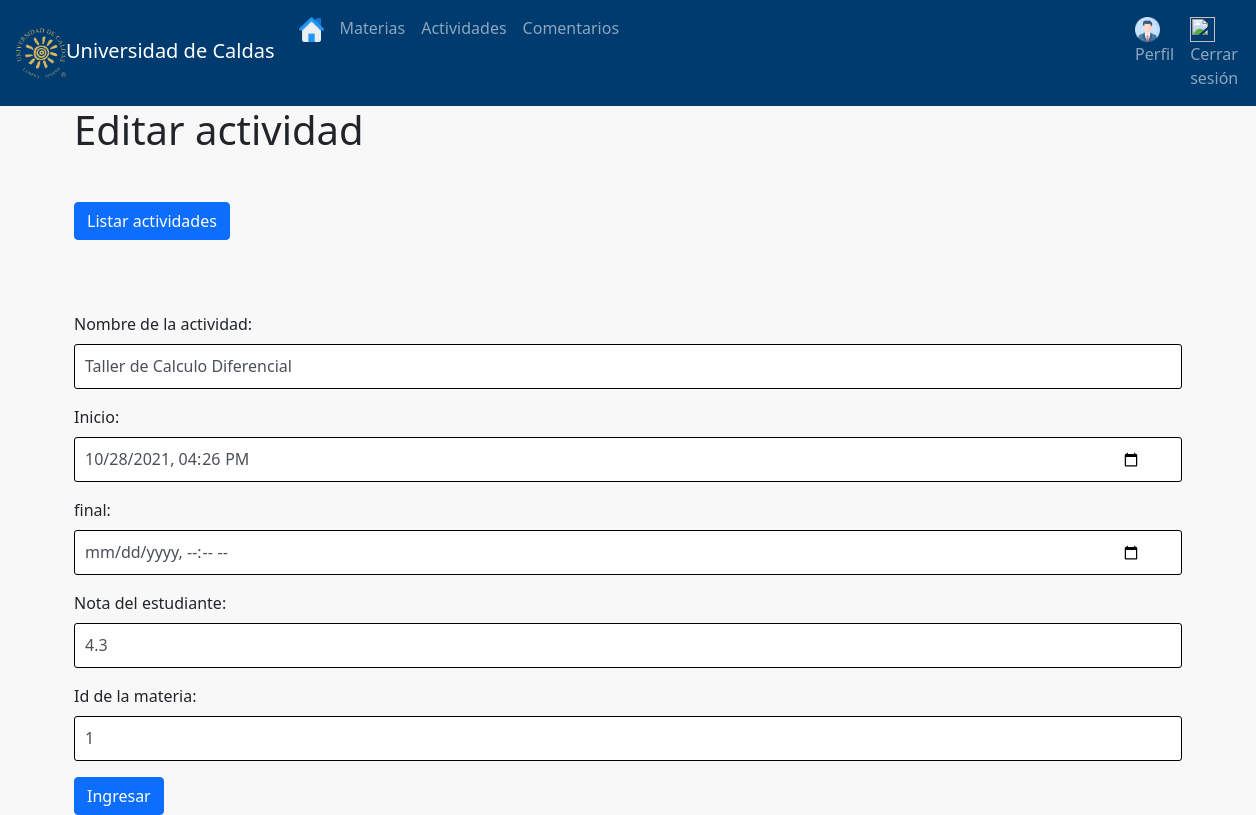
The page /edit/1 (signed in) on the database its author committed.
### tables this page shows
CREATE TABLE Actividad (actiId INTEGER PRIMARY KEY AUTOINCREMENT NOT NULL, actiDescripcion TEXT NOT NULL, actiFechaInicio DATETIME NOT NULL, actiFechaFin DATETIME NOT NULL, actiNota DOUBLE NOT NULL, idMateria INTEGER REFERENCES Materia (mateId) ON DELETE NO ACTION ON UPDATE NO ACTION NOT NULL);

### app.py (the view)
@app.route('/edit/<id>')
def get_user_by_id(id):
    if 'UserLogin' in session:
        UserSession = session['UserLogin']
        resultSet = db.get_user_db(UserSession)
        if len(resultSet) > 0:
            admin = 'Administrador'
            doc = 'Docente'
            estu = 'Estudiante'
            if admin == resultSet[6]:
                data = db.get_actividad(id)
                return render_template('editarActividad.html',  contact=data[0])
            elif doc == resultSet[6]:
                data = db.get_actividad(id)
                return render_template('editarActividad.html',  contact=data[0])
            elif estu == resultSet[6]:
                return redirect('/home')
            else:
                return render_template('/login.html')
        else:
            return render_template('/login.html')
    else:
        return redirect('/')

### db.py (called while the page is built)
def get_db():
    try:
        conn = sqlite3.connect(dbName)
        print('Conectada a BDD')
        return conn
    except Error:
        print(Error)

def get_user_db(userid):
    conn= get_db()
    cursor= conn.execute("select * from Usuarios where username='"+userid+"';")
    resultSet= cursor.fetchone()
    close_db(conn)
    return resultSet

def get_actividad(id):
  conn = get_db()
  cursor = conn.execute("SELECT * FROM  Actividad WHERE actiId = {}".format(id))
  resultados = list(cursor.fetchall())
  conn.close()
  return resultados

### templates/editarActividad.html (shortened to what this page needs)
{% extends 'layout.html' %}
{% block body %}
  <div class="container">
    <h1 class="mb-5">Editar actividad</h1>
    <a href="/listar_actividades" class="btn btn-primary mb-5"> Listar actividades </a>
    <br>
    <br>
    <form action="/update/{{ contact.0 }}" method="POST">
      <div class="mb-3">
        <label for="descrip" class="form-label">Nombre de la actividad:</label>
        <input type="text" class="form-control js-nombre" id="descrip" title="Ingrese la descripción de la actividad" name="descripcion" value="{{ contact.1 }}">
      </div>
      <div class="mb-3">
        <label for="fecha_i" class="form-label">Inicio:</label>
        <input type="datetime-local" class="form-control js-nombre" id="fecha_i" title="Ingrese la fecha de inicio de actividad" name="fecha_inicio" value="{{ contact.2 }}">
      </div>
      <div class="mb-3">
        <label for="fecha_f" class="form-label">final:</label>
        <input type="datetime-local" class="form-control js-nombre" id="fecha_f" title="Ingrese la fecha final de actividad" name="fecha_final" value="{{ contact.3 }}">
      </div>
      <div class="mb-3">
        <label for="notas" class="form-label">Nota del estudiante:</label>
        <input type="text" class="form-control js-nombre" id="notas" title="Ingrese un nombre completo" name="nota" value="{{ contact.4 }}">
      </div>
      <div class="mb-3">
        <label for="profesor" class="form-label">Id de la materia:</label>
        <input type="text" class="form-control js-nombre" id="profesor" title="Ingrese un nombre completo" name="id_materia" value="{{ contact.5 }}">
      </div>
      <input type="submit" class="btn btn-primary" value="Ingresar">
    </form>
  </div>
{% endblock %}

### static/css/app.css (style rules this page uses)
body { background: #f8f8f8; }

### static/css/index.css (style rules this page uses)
* { box-sizing: border-box; }
.form-control { width: 100%; border: 1px solid black; border-radius: 3px; height: 45px; line-height: 45px; padding: 0 40px 0 10px; transition: .3s ease all; }

### rows shown on the page
Actividad: descripcion "Taller de Calculo Diferencial", fecha_inicio "10/28/2021 16:26", nota "4.3", id_materia "1"
